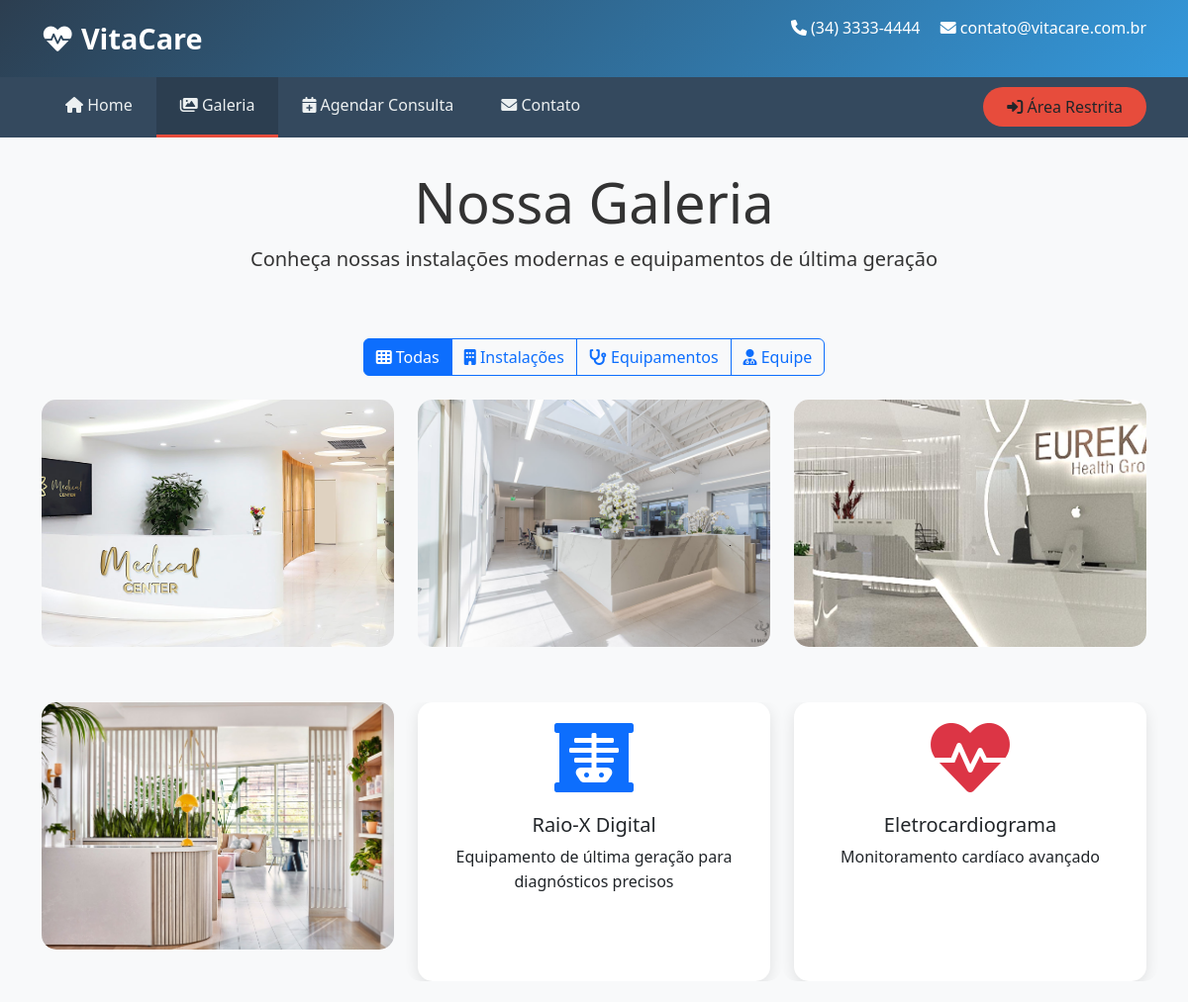
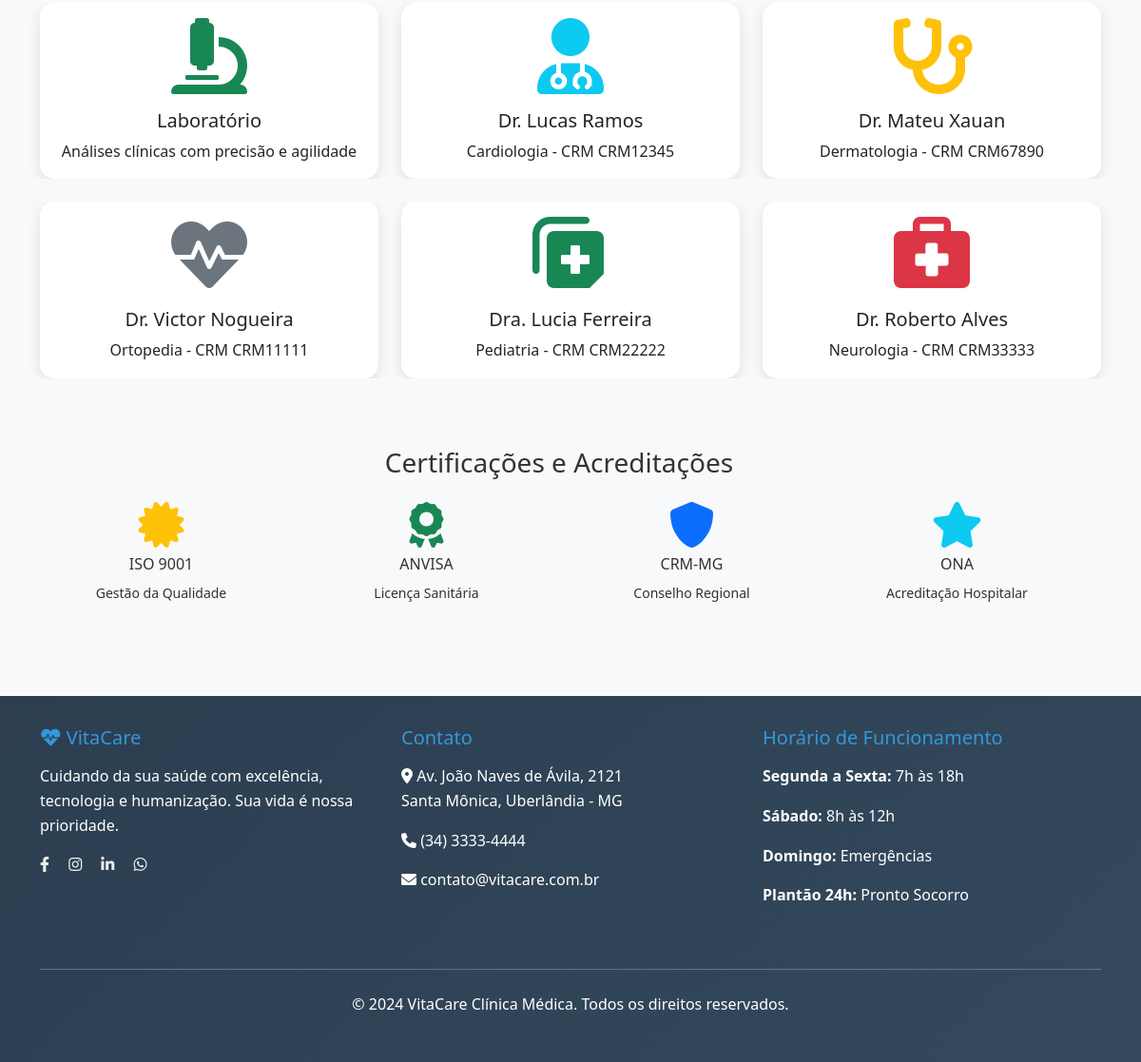
Page /src/pages/public/galeria.php on the committed database (2 pictures, top to bottom).
### tables this page shows
CREATE TABLE Medico (
    Codigo INT AUTO_INCREMENT PRIMARY KEY,
    Nome VARCHAR(100) NOT NULL,
    Especialidade VARCHAR(100) NOT NULL,
    CRM VARCHAR(20) UNIQUE NOT NULL
);

### src/pages/public/galeria.php (the view, shortened to what this page needs)
<!DOCTYPE html>
<html lang="pt-br">
<head>
    <link href="https://cdn.jsdelivr.net/npm/bootstrap@5.3.3/dist/css/bootstrap.min.css" rel="stylesheet">
    <link rel="stylesheet" href="https://cdnjs.cloudflare.com/ajax/libs/font-awesome/6.0.0/css/all.min.css">
    <link rel="stylesheet" href="../../css/geral.css">
    <link rel="stylesheet" href="../../css/galeria.css">
</head>
<body>
    <header class="header">
        <div class="container">
            <a href="../../../index.html" class="logo">
                <i class="fas fa-heartbeat"></i> VitaCare
            </a>
            <div class="header-info">
                <span><i class="fas fa-phone"></i> (34) 3333-4444</span>
                <span class="ms-3"><i class="fas fa-envelope"></i> contato@vitacare.com.br</span>
            </div>
        </div>
    </header>
    <nav class="navbar navbar-expand-lg navbar-dark ">
        <div class="container">
            <div class="collapse navbar-collapse" id="mainNavbar">
                <ul class="navbar-nav">
                    <li class="nav-item">
                        <a class="nav-link active" href="../../../index.html">
                            <i class="fas fa-home"></i> Home
                        </a>
                    </li>
                    <li class="nav-item">
                        <a class="nav-link" href="./galeria.php">
                            <i class="fas fa-images"></i> Galeria
                        </a>
                    </li>
                    <li class="nav-item">
                        <a class="nav-link" href="./agendamento.html">
                            <i class="fas fa-calendar-plus"></i> Agendar Consulta
                        </a>
                    </li>
                    <li class="nav-item">
                        <a class="nav-link" href="./contato.html">
                            <i class="fas fa-envelope"></i> Contato
                        </a>
                    </li>
                </ul>
                <a href="./login.html" class="btn btn-login ms-auto">
                    <i class="fas fa-sign-in-alt"></i> Área Restrita
                </a>
            </div>
        </div>
    </nav>
    <main class="main-content">
        <div class="container">
            <div class="row">
                <div class="col-12 text-center mb-5">
                    <h1 class="display-4 fade-in-up">Nossa Galeria</h1>
                    <p class="lead fade-in-up">Conheça nossas instalações modernas e equipamentos de última geração</p>
                </div>
            </div>
            <div class="row mb-4">
                <div class="col-12 text-center">
                    <div class="btn-group" role="group">
                        <button type="button" class="btn btn-outline-primary active" data-filter="all">
                            <i class="fas fa-th"></i> Todas
                        </button>
                        <button type="button" class="btn btn-outline-primary" data-filter="instalacoes">
                            <i class="fas fa-building"></i> Instalações
                        </button>
                        <button type="button" class="btn btn-outline-primary" data-filter="equipamentos">
                            <i class="fas fa-stethoscope"></i> Equipamentos
                        </button>
                        <button type="button" class="btn btn-outline-primary" data-filter="equipe">
                            <i class="fas fa-user-md"></i> Equipe
                        </button>
                    </div>
                </div>
            </div>
            <div class="row" id="gallery">
                <div class="col-lg-4 col-md-6 mb-4 gallery-item" data-category="instalacoes">
                    <div class="gallery-item">
                        <img src="../../img/clinica1.jpg" alt="Recepção VitaCare" class="img-fluid">
                    </div>
                </div>
                <div class="col-lg-4 col-md-6 mb-4 gallery-item" data-category="instalacoes">
                    <div class="gallery-item">
                        <img src="../../img/clinica2.jpg" alt="Sala de Espera" class="img-fluid">
                    </div>
                </div>
                <div class="col-lg-4 col-md-6 mb-4 gallery-item" data-category="instalacoes">
                    <div class="gallery-item">
                        <img src="../../img/clinica3.jpg" alt="Consultório Médico" class="img-fluid">
                    </div>
                </div>
                <div class="col-lg-4 col-md-6 mb-4 gallery-item" data-category="instalacoes">
                    <div class="gallery-item">
                        <img src="../../img/clinica4.jpg" alt="Área de Atendimento" class="img-fluid">
                    </div>
                </div>
                <div class="col-lg-4 col-md-6 mb-4 gallery-item" data-category="equipamentos">
                    <div class="card text-center h-100">
                        <div class="card-body text-center h-100 gallery-card-content">
                            <i class="fas fa-x-ray fa-5x text-primary mb-3"></i>
                            <h5 class="card-title">Raio-X Digital</h5>
                            <p class="card-text">Equipamento de última geração para diagnósticos precisos</p>
                        </div>
                    </div>
                </div>
                <div class="col-lg-4 col-md-6 mb-4 gallery-item" data-category="equipamentos">
                    <div class="card text-center h-100">
                        <div class="card-body text-center h-100 gallery-card-content">
                            <i class="fas fa-heartbeat fa-5x text-danger mb-3"></i>
                            <h5 class="card-title">Eletrocardiograma</h5>
                            <p class="card-text">Monitoramento cardíaco avançado</p>
                        </div>
                    </div>
                </div>
                <div class="col-lg-4 col-md-6 mb-4 gallery-item" data-category="equipamentos">
                    <div class="card text-center h-100">
                        <div class="card-body text-center h-100 gallery-card-content">
                            <i class="fas fa-microscope fa-5x text-success mb-3"></i>
                            <h5 class="card-title">Laboratório</h5>
                            <p class="card-text">Análises clínicas com precisão e agilidade</p>
                        </div>
                    </div>
                </div>
                <?php
                require_once '../../../includes/config.php';
                try {
                    $stmt = $pdo->query("SELECT nome, especialidade, crm FROM Medico");
                    $medicos = $stmt->fetchAll(PDO::FETCH_ASSOC);
                } catch (PDOException $e) {
                    die("Erro ao buscar médicos: " . $e->getMessage());
                }
                $cores = ["info", "warning", "secondary", "success", "danger", "primary"];
                $icones = ["fa-user-md", "fa-stethoscope", "fa-heartbeat", "fa-notes-medical", "fa-briefcase-medical", "fa-clinic-medical"];
                foreach ($medicos as $index => $medico):
                    $cor = $cores[$index % count($cores)];
                    $icone = $icones[$index % count($icones)];
                ?>
                    <div class="col-lg-4 col-md-6 mb-4 gallery-item" data-category="equipe">
                        <div class="card text-center h-100">
                            <div class="card-body text-center h-100 gallery-card-content">
                                <i class="fas <?= $icone ?> fa-5x text-<?= $cor ?> mb-3"></i>
                                <h5 class="card-title"><?= htmlspecialchars($medico['nome']) ?></h5>
                                <p class="card-text">
                                    <?= htmlspecialchars($medico['especialidade']) ?> - CRM <?= htmlspecialchars($medico['crm']) ?>
                                </p>
                            </div>
                        </div>
                    </div>
                <?php endforeach; ?>
            <div class="row mt-5">
                <div class="col-12">
                    <h3 class="text-center mb-4">Certificações e Acreditações</h3>
                </div>
                <div class="col-md-3 mb-3">
                    <div class="text-center">
                        <i class="fas fa-certificate fa-3x text-warning mb-2"></i>
                        <h6>ISO 9001</h6>
                        <small>Gestão da Qualidade</small>
                    </div>
                </div>
                <div class="col-md-3 mb-3">
                    <div class="text-center">
                        <i class="fas fa-award fa-3x text-success mb-2"></i>
                        <h6>ANVISA</h6>
                        <small>Licença Sanitária</small>
                    </div>
                </div>
                <div class="col-md-3 mb-3">
                    <div class="text-center">
                        <i class="fas fa-shield-alt fa-3x text-primary mb-2"></i>
                        <h6>CRM-MG</h6>
                        <small>Conselho Regional</small>
                    </div>
                </div>
                <div class="col-md-3 mb-3">
                    <div class="text-center">
                        <i class="fas fa-star fa-3x text-info mb-2"></i>
                        <h6>ONA</h6>
                        <small>Acreditação Hospitalar</small>
                    </div>
                </div>
            </div>
        </div>
    </main>
    <footer class="footer">
        <div class="container">
            <div class="row">
                <div class="col-lg-4 mb-4">
                    <h5><i class="fas fa-heartbeat"></i> VitaCare</h5>
                    <p>Cuidando da sua saúde com excelência, tecnologia e humanização. Sua vida é nossa prioridade.</p>
                    <div class="social-links">
                        <a href="#" class="me-3"><i class="fab fa-facebook-f"></i></a>
                        <a href="#" class="me-3"><i class="fab fa-instagram"></i></a>
                        <a href="#" class="me-3"><i class="fab fa-linkedin-in"></i></a>
                        <a href="#"><i class="fab fa-whatsapp"></i></a>
                    </div>
                </div>
                <div class="col-lg-4 mb-4">
                    <h5>Contato</h5>
                    <p><i class="fas fa-map-marker-alt"></i> Av. João Naves de Ávila, 2121<br>
                    Santa Mônica, Uberlândia - MG</p>
                    <p><i class="fas fa-phone"></i> (34) 3333-4444</p>
                    <p><i class="fas fa-envelope"></i> contato@vitacare.com.br</p>
                </div>
                <div class="col-lg-4 mb-4">
                    <h5>Horário de Funcionamento</h5>
                    <p><strong>Segunda a Sexta:</strong> 7h às 18h</p>
                    <p><strong>Sábado:</strong> 8h às 12h</p>
                    <p><strong>Domingo:</strong> Emergências</p>
                    <p><strong>Plantão 24h:</strong> Pronto Socorro</p>
                </div>
            </div>
            <hr class="my-4">
            <div class="row">
                <div class="col-12 text-center">
                    <p>&copy; 2024 VitaCare Clínica Médica. Todos os direitos reservados.</p>
                </div>
            </div>
        </div>
    </footer>
</body>
</html>

### src/css/geral.css (style rules this page uses)
* { margin: 0; padding: 0; box-sizing: border-box; }
body { font-family: 'Segoe UI', Tahoma, Geneva, Verdana, sans-serif; line-height: 1.6; color: #333; background-color: #f8f9fa; }
.header { background: linear-gradient(135deg, #2c3e50 0%, #3498db 100%); color: white; padding: 1rem 0; box-shadow: 0 2px 10px rgba(0,0,0,0.1); }
.header .container { overflow: hidden; }
.header .logo { float: left; }
.header .header-info { float: right; }
.logo { font-size: 1.8rem; font-weight: bold; text-decoration: none; color: white; }
.navbar { background-color: #34495e; padding: 0; }
.navbar-nav .nav-link { color: #ecf0f1 !important; padding: 1rem 1.5rem !important; transition: all 0.3s ease; border-bottom: 3px solid transparent; }
.navbar-nav .nav-link.active { background-color: #2c3e50; border-bottom-color: #e74c3c; }
.btn-login { background-color: #e74c3c; border: none; padding: 0.5rem 1.5rem; border-radius: 25px; transition: all 0.3s ease; }
.main-content { min-height: calc(100vh - 200px); padding: 2rem 0; }
.card { border: none; border-radius: 15px; box-shadow: 0 5px 15px rgba(0,0,0,0.1); transition: all 0.3s ease; overflow: hidden; }
.footer { background: linear-gradient(135deg, #2c3e50 0%, #34495e 100%); color: white; padding: 2rem 0; margin-top: 3rem; }
.footer h5 { color: #3498db; margin-bottom: 1rem; }
.footer a { color: #ecf0f1; text-decoration: none; transition: color 0.3s ease; }

### src/css/galeria.css (style rules this page uses)
.gallery-item { position: relative; overflow: hidden; border-radius: 15px; margin-bottom: 2rem; }
.gallery-item img { width: 100%; height: 250px; object-fit: cover; transition: transform 0.3s ease; }
.gallery-card-content { display: table-cell; vertical-align: middle; text-align: center; }

### rows in the picture
medico: Nome "Dr. Lucas Ramos", Especialidade "Cardiologia", CRM "CRM12345"
medico: Nome "Dr. Mateu Xauan", Especialidade "Dermatologia", CRM "CRM67890"
medico: Nome "Dr. Victor Nogueira", Especialidade "Ortopedia", CRM "CRM11111"
medico: Nome "Dra. Lucia Ferreira", Especialidade "Pediatria", CRM "CRM22222"
medico: Nome "Dr. Roberto Alves", Especialidade "Neurologia", CRM "CRM33333"
